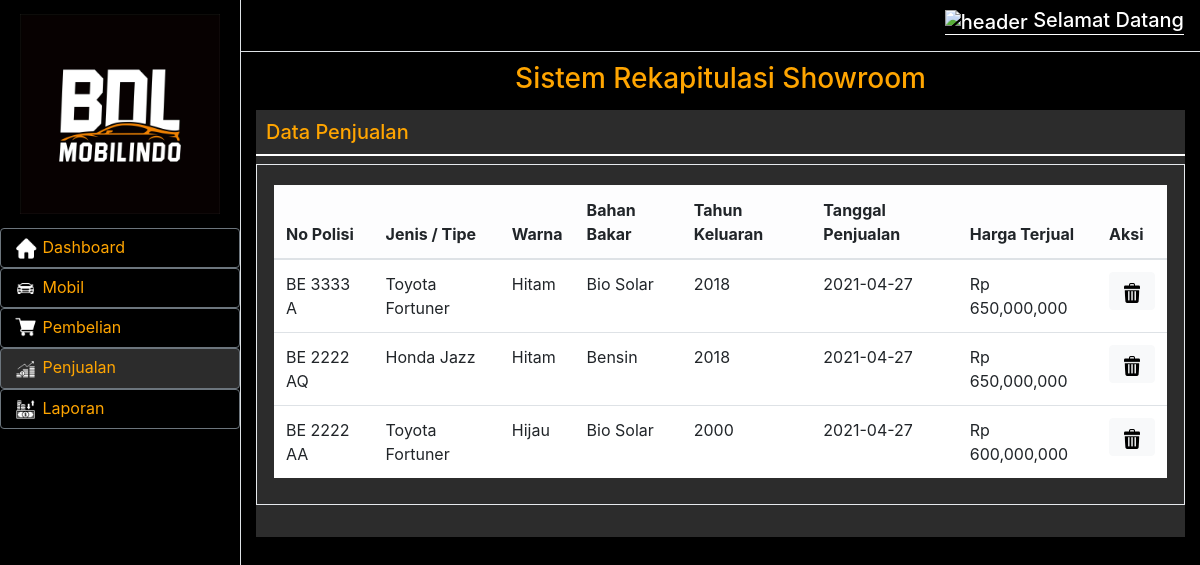
/index.php/auth/lihatpenjualan, run on an earlier commit of the app's database.
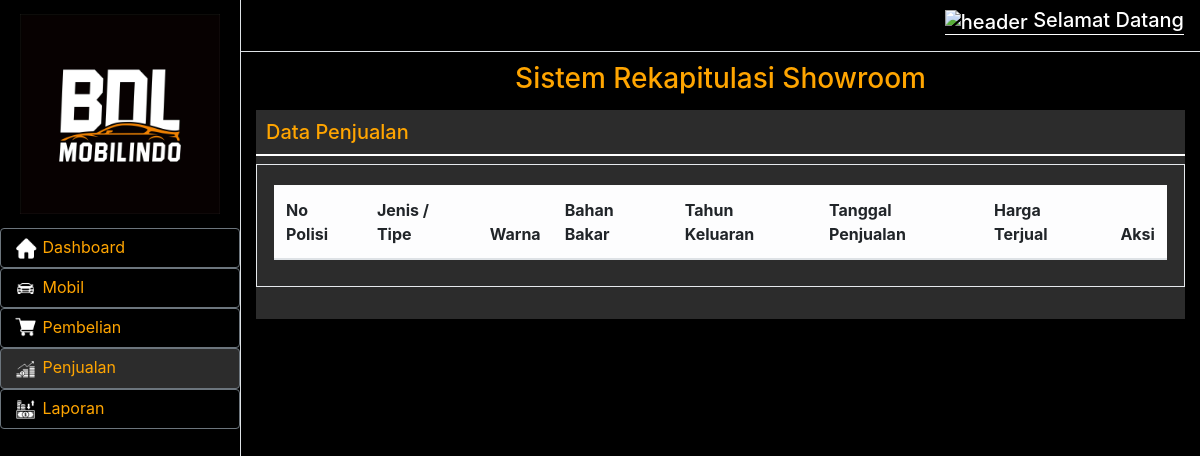
And on a later commit of the database.
### tables this page shows
CREATE TABLE `penjualan` (
  `id_jual` int(5) NOT NULL,
  `tgl_jual` date NOT NULL,
  `no_polis` varchar(30) NOT NULL,
  `jenis_typr` varchar(30) NOT NULL,
  `warna` varchar(30) NOT NULL,
  `bahan_bakar` varchar(30) NOT NULL,
  `tahun_keluaran` int(5) NOT NULL,
  `harga_jual` int(30) NOT NULL,
  `status` int(30) NOT NULL
);

### application/controllers/Auth.php (called while the page is built, shortened)
<?php
class Auth extends CI_Controller
{
    public function __construct()
    {
        $this->load->library('form_validation');
        $this->load->model('model_mobil');
        $this->load->model('model_pembelian');
        $this->load->model('model_penjualan');
    }
    public function lihatpenjualan()
    {
        $data = array(
            'title' => 'Data Mobil',
            'data_penjualan' => $this->model_penjualan->tabel_penjualan()
        );
        $this->load->view('lihat-penjualan', $data);
    }
}

### index.php (called while the page is built, shortened)
<?php
require_once BASEPATH.'core/CodeIgniter.php';

### application/models/Model_penjualan.php (called while the page is built, shortened)
<?php
class model_penjualan extends CI_Model
{
    public function tabel_penjualan()
    {
        $query = $this->db->order_by('id_jual', 'DESC')->get('penjualan');
        return $query->result();
    }
}

### application/views/lihat-penjualan.php (the view, shortened to what the changed rows need)
<!DOCTYPE html>
<html>
<head>
    <link href="assets/vendor/bootstrap/css/bootstrap.min.css" rel="stylesheet">
    <link href="assets/css/lihat-mobil.css" rel="stylesheet">
</head>
<body>
    <div class="d-flex" id="wrapper">
        <div id="page-content-wrapper">
            <div class="container-fluid">
                <form action="<?php echo base_url('Auth/AksiInsert') ?>" method="post">
                    <div class="card-wrapper pb-3">
                        <div class="x_panel">
                            <table class="table">
                                <thead class="table-light">
                                    <tr>
                                        <th>No Polisi</th>
                                        <th>Jenis / Tipe</th>
                                        <th>Warna</th>
                                        <th>Bahan Bakar</th>
                                        <th>Tahun Keluaran</th>
                                        <th>Tanggal Penjualan</th>
                                        <th>Harga Terjual</th>
                                        <th>Aksi</th>
                                    </tr>
                                </thead>
                                <tbody>
                                    <?php foreach ($data_penjualan  as $mobil) { ?>
                                        <tr>
                                            <td><?php echo $mobil->no_polis ?></td>
                                            <td><?php echo $mobil->jenis_typr ?></td>
                                            <td><?php echo $mobil->warna ?></td>
                                            <td><?php echo $mobil->bahan_bakar ?></td>
                                            <td><?php echo $mobil->tahun_keluaran ?></td>
                                            <td><?php echo $mobil->tgl_jual ?></td>
                                            <td>Rp <?php echo number_format($mobil->harga_jual) ?></td>
                                            <td style=" text-align: center;">
                                                <button type="button" class="btn btn-light btn-xs" data-toggle="modal" data-target="#hapus<?php echo $mobil->id_jual ?>">
                                                    <img src="assets/img/trash.png" style="width: 20px;">
                                                </button>
                                            </td>
                                        </tr>
                                    <?php } ?>
                                </tbody>
                            </table>
                        </div>
                    </div>
</body>
</html>

What changed in the data, as far as the page shows it:
removed penjualan: no_polis "BE 3333 A", jenis_typr "Toyota Fortuner", warna "Hitam", bahan_bakar "Bio Solar", tahun_keluaran "2018", tgl_jual "2021-04-27", harga_jual "650,000,000"
removed penjualan: no_polis "BE 2222 AQ", jenis_typr "Honda Jazz", warna "Hitam", bahan_bakar "Bensin", tahun_keluaran "2018", tgl_jual "2021-04-27", harga_jual "650,000,000"
removed penjualan: no_polis "BE 2222 AA", jenis_typr "Toyota Fortuner", warna "Hijau", bahan_bakar "Bio Solar", tahun_keluaran "2000", tgl_jual "2021-04-27", harga_jual "600,000,000"
